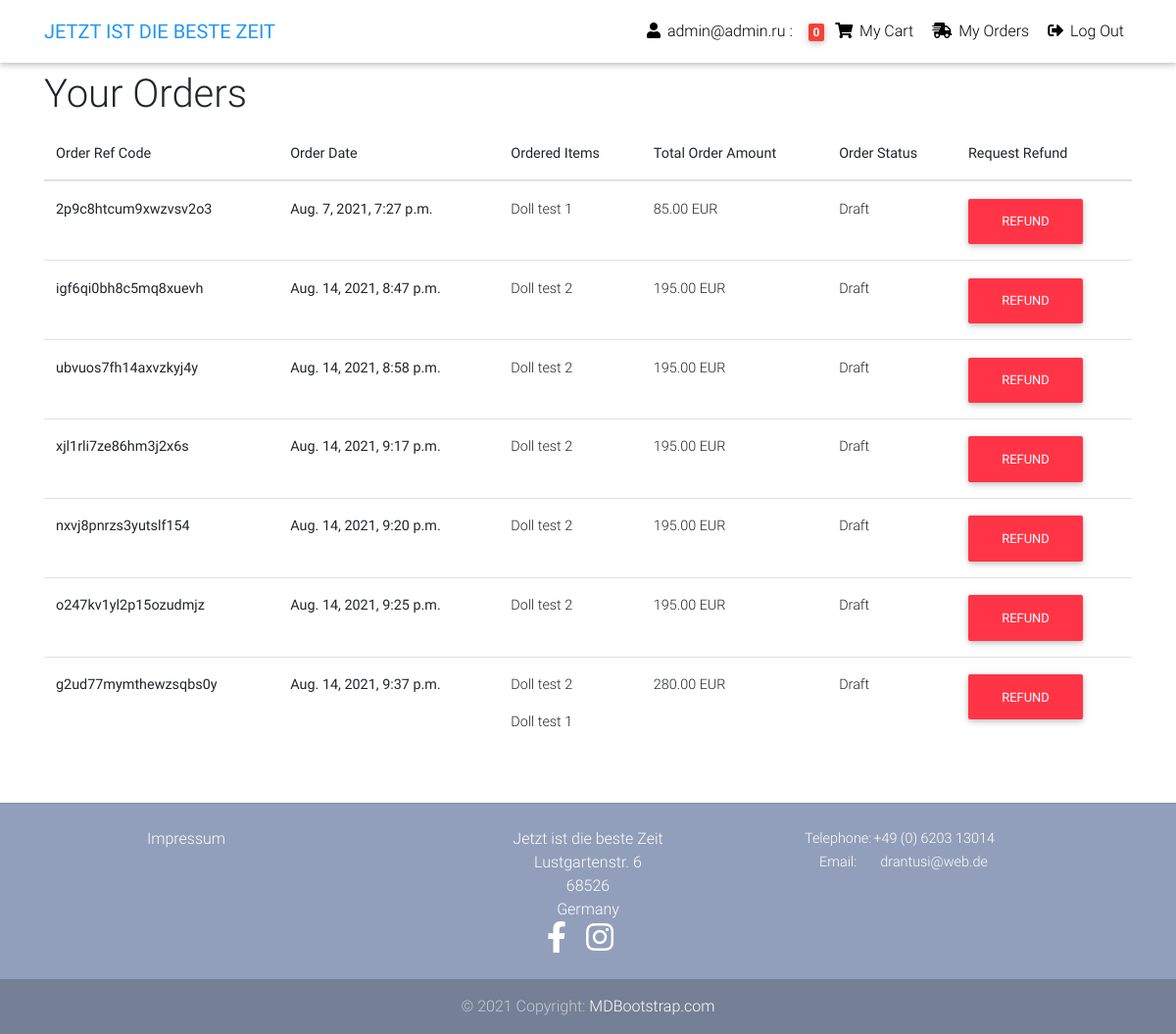
Screenshot of /orders/ (signed in) with the database file from the repository.
### core/models.py (models this page shows, shortened)
class Order(models.Model):
    user = models.ForeignKey(settings.AUTH_USER_MODEL,
                             on_delete=models.CASCADE)
    items = models.ManyToManyField(OrderItem)
    start_date = models.DateTimeField(auto_now_add=True)
    ordered_date = models.DateTimeField()
    ordered = models.BooleanField(default=False)
    billing_address = models.ForeignKey(
        'Address', related_name='billing_address',
        on_delete=models.SET_NULL, blank=True, null=True)
    shipping_address = models.ForeignKey(
        'Address', related_name='shipping_address',
        on_delete=models.SET_NULL, blank=True, null=True)
    payment = models.ForeignKey(
        'payment.Payment', on_delete=models.SET_NULL, blank=True, null=True)
    ref_code = models.CharField(
        max_length=20,
        blank=True,
        null=True,
        default=''
        )
    being_delivered = models.BooleanField(default=False)
    received = models.BooleanField(default=False)
    refund_requested = models.BooleanField(default=False)
    refund_granted = models.BooleanField(default=False)
    def get_total(self):
        total = 0
        for order_item in self.items.all():
            total += order_item.get_final_price()
        return total

class OrderItem(models.Model):
    user = models.ForeignKey(settings.AUTH_USER_MODEL,
                             on_delete=models.CASCADE)
    ordered = models.BooleanField(default=False)
    item = models.ForeignKey(Item, on_delete=models.CASCADE)
    quantity = models.IntegerField(default=1)
    def get_total_discount_item_price(self):
        return self.quantity * (
            self.item.discount_price + self.item.delivery_price
        )
    def get_final_price(self):
        if self.item.discount_price:
            return self.get_total_discount_item_price()
        return self.get_total_item_price()

class Item(models.Model):
    title = models.CharField(max_length=100)
    price = models.DecimalField(decimal_places=2, max_digits=10)
    delivery_price = models.DecimalField(
        decimal_places=2,
        max_digits=10,
        blank=True,
        null=True,
    )
    discount_price = models.DecimalField(
        decimal_places=2,
        max_digits=10,
        blank=True,
        null=True,
    )
    category = models.ForeignKey(
        CategoryItem,
        on_delete=models.SET_NULL,
        null=True,
        default=''
        )
    label = models.CharField(
        choices=LABEL_CHOICES, max_length=1, null=True, blank=True)
    stock = models.PositiveIntegerField()
    slug = AutoSlugField(populate_from='title', unique_with='id')
    title_image = models.ImageField(
        upload_to='items/' + str(title) + '/images/')
    description = models.TextField()
    additional_information = models.TextField(blank=True, null=True)
    additional_information_image1 = models.ImageField(
        upload_to='items/' + str(title) + '/images/', blank=True, null=True)
    additional_information_image2 = models.ImageField(
        upload_to='items/' + str(title) + '/images/', blank=True, null=True)
    additional_information_image3 = models.ImageField(
        upload_to='items/' + str(title) + '/images/', blank=True, null=True)
    created_date = models.DateTimeField(auto_now_add=True)
    how_many_times_ordered = models.IntegerField(default='0')

### core/views.py (the view)
# urls.py: path('orders/', OrderView.as_view(), name='orders-finished'),
class OrderView(LoginRequiredMixin, ListView):
    def get(self, *args, **kwargs):
        try:
            orders = Order.objects.filter(user=self.request.user, ordered=True)
            context = {
                'object': orders
            }
            return render(self.request, 'orders_finished.html', context)
        except ObjectDoesNotExist:
            messages.warning(self.request, 'You do not have any orders')
            return redirect('/')

### core/templatetags/cart_template_tags.py (called while the page is built)
@register.filter
def cart_item_count(user):
    if user.is_authenticated:
        qs = Order.objects.filter(user=user, ordered=False)
        if qs.exists():
            return qs[0].items.count()
    return 0

### templates/orders_finished.html (shortened to what this page needs)
{% extends "base.html" %}
{% block content %}
  <main>
    <div class="container">
        <div class="table-responsive text-nowrap">
          <h1>Your Orders</h1>
            <table class="table">
              <thead>
                <tr>
                  <th scope="col">Order Ref Code</th>
                  <th scope="col">Order Date</th>
                  <th scope="col">Ordered Items</th>
                  <th scope="col">Total Order Amount</th>
                  <th scope="col">Order Status</th>
                  <th scope="col">Request Refund</th>
                </tr>
              </thead>
              <tbody>
                {% for order in object.all %}
                <tr>
                  <th scope="row">{{ order.ref_code }}</th>
                  <th scope="row">{{ order.ordered_date }}</th>
                  <td>
                    {% for order_item in order.items.all %}
                      {{ order_item.item.title|linebreaks }}
                    {% endfor %}
                  </td>
                  <td>{{ order.get_total }} EUR</td>
                  <td>
                    {% if order.refund_granted %}
                    Refund Granted
                    {% elif order.refund_requested %}
                    Refund Requested
                    {% elif order.received %}
                    Completed
                    {% elif order.being_delivered %}
                    In delivery
                    {% else %}
                    Draft
                    {% endif %}
                  </td>
                  <td>
                    <a class='btn btn-danger' href="{% url 'core:request-refund' %}?ref_code={{ order.ref_code }}">Refund</a>
                  </td>
                </tr>
                {% endfor %}
              </tbody>
            </table>
          </div>
    </div>
  </main>
{% endblock content %}

### templates/navbar.html (shortened to what this page needs)
{% load cart_template_tags %}
<nav class="navbar fixed-top navbar-expand-lg navbar-light white scrolling-navbar">
    <div class="container">
      <a class="navbar-brand waves-effect" href="/">
        <strong class="blue-text">JETZT IST DIE BESTE ZEIT</strong>
      </a>
      <div class="collapse navbar-collapse" id="navbarSupportedContent">
        <ul class="navbar-nav nav-flex-icons ml-auto">
          {% if request.user.is_authenticated %}
          <li class="nav-item">
            <a class="nav-link waves-effect">
            <i class="fas fa-user"></i>
              <span class="clearfix d-none d-sm-inline-block"> {% if request.user.email %} {{ request.user.email }} {% else %} {{ request.user.username }} {% endif %}: </span>
            </a>
          </li>
          <li class="nav-item">
            <a href="{% url 'core:order-summary' %}" class="nav-link waves-effect">
              <span class="badge red z-depth-1 mr-1"> {{ request.user|cart_item_count }} </span>
              <i class="fas fa-shopping-cart"></i>
              <span class="clearfix d-none d-sm-inline-block"> My Cart </span>
            </a>
          </li>
          <li class="nav-item">
            <a href="{% url 'core:orders-finished' %}" class="nav-link waves-effect">
              <i class="fas fa-shipping-fast"></i>
              <span class="clearfix d-none d-sm-inline-block"> My Orders </span>
            </a>
          </li>
          <li class="nav-item">
            <a class="nav-link waves-effect" href="{% url 'account_logout' %}">
              <i class="fas fa-sign-out-alt"></i>
              <span class="clearfix d-none d-sm-inline-block"> Log Out </span>
            </a>
          </li>
          {% endif %}
        </ul>
      </div>
    </div>
  </nav>

### templates/base.html (style rules this page uses)
html, body, header, .carousel { height: 60vh; }

### rows the page displays
Order: ref_code "2p9c8htcum9xwzvsv2o3", ordered_date "Aug. 7, 2021, 7:27 p.m.", get_total "85.00", refund_granted "Draft"
OrderItem: item "Doll test 1"
Order: ref_code "igf6qi0bh8c5mq8xuevh", ordered_date "Aug. 14, 2021, 8:47 p.m.", get_total "195.00", refund_granted "Draft"
OrderItem: item "Doll test 2"
Order: ref_code "ubvuos7fh14axvzkyj4y", ordered_date "Aug. 14, 2021, 8:58 p.m.", get_total "195.00", refund_granted "Draft"
Order: ref_code "xjl1rli7ze86hm3j2x6s", ordered_date "Aug. 14, 2021, 9:17 p.m.", get_total "195.00", refund_granted "Draft"
Order: ref_code "nxvj8pnrzs3yutslf154", ordered_date "Aug. 14, 2021, 9:20 p.m.", get_total "195.00", refund_granted "Draft"
Order: ref_code "o247kv1yl2p15ozudmjz", ordered_date "Aug. 14, 2021, 9:25 p.m.", get_total "195.00", refund_granted "Draft"
Order: ref_code "g2ud77mymthewzsqbs0y", ordered_date "Aug. 14, 2021, 9:37 p.m.", get_total "280.00", refund_granted "Draft"

### other values shown
{{ request.user.email }} "admin@admin.ru"
{{ request.user|cart_item_count }} "0"
